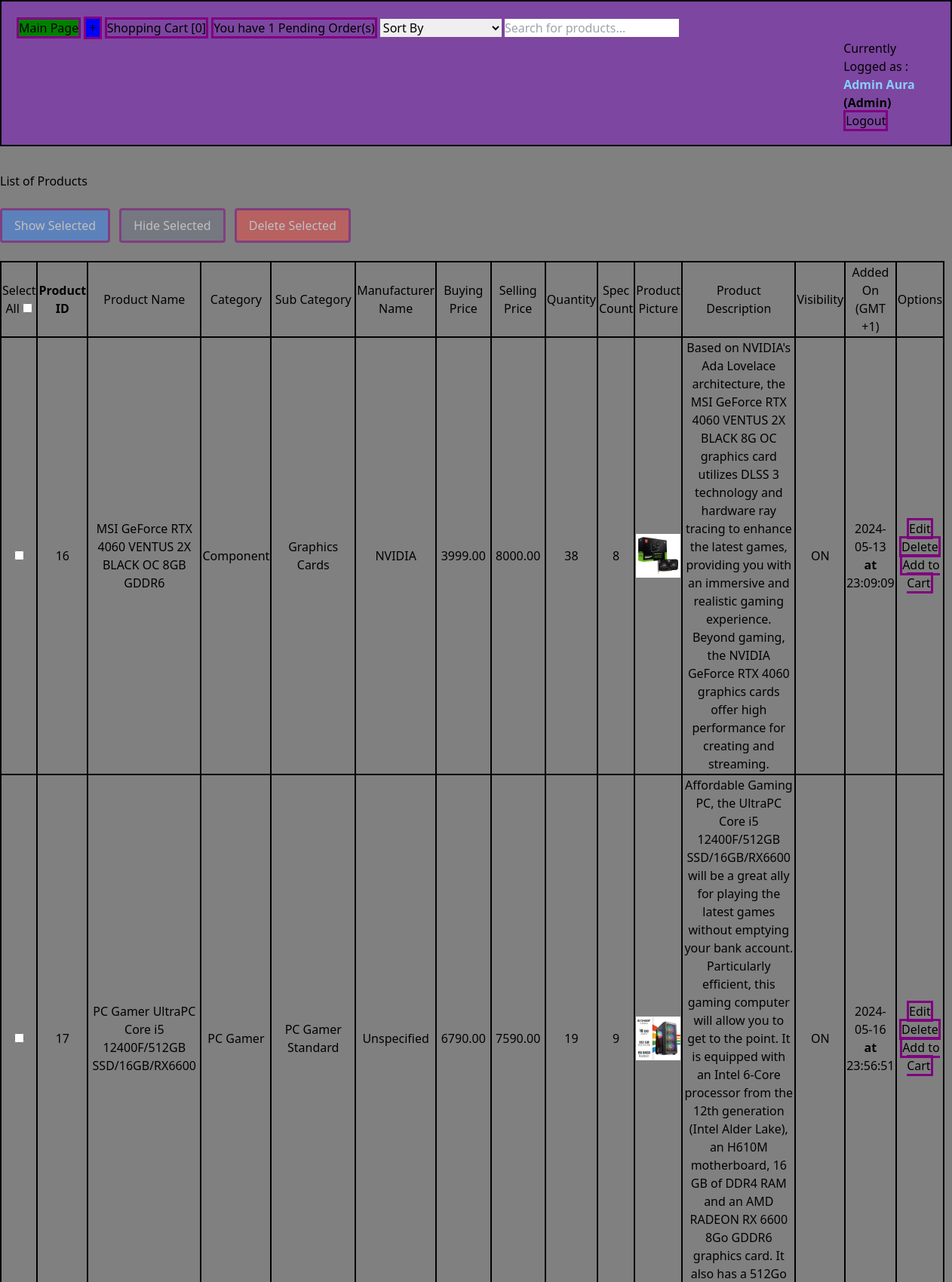
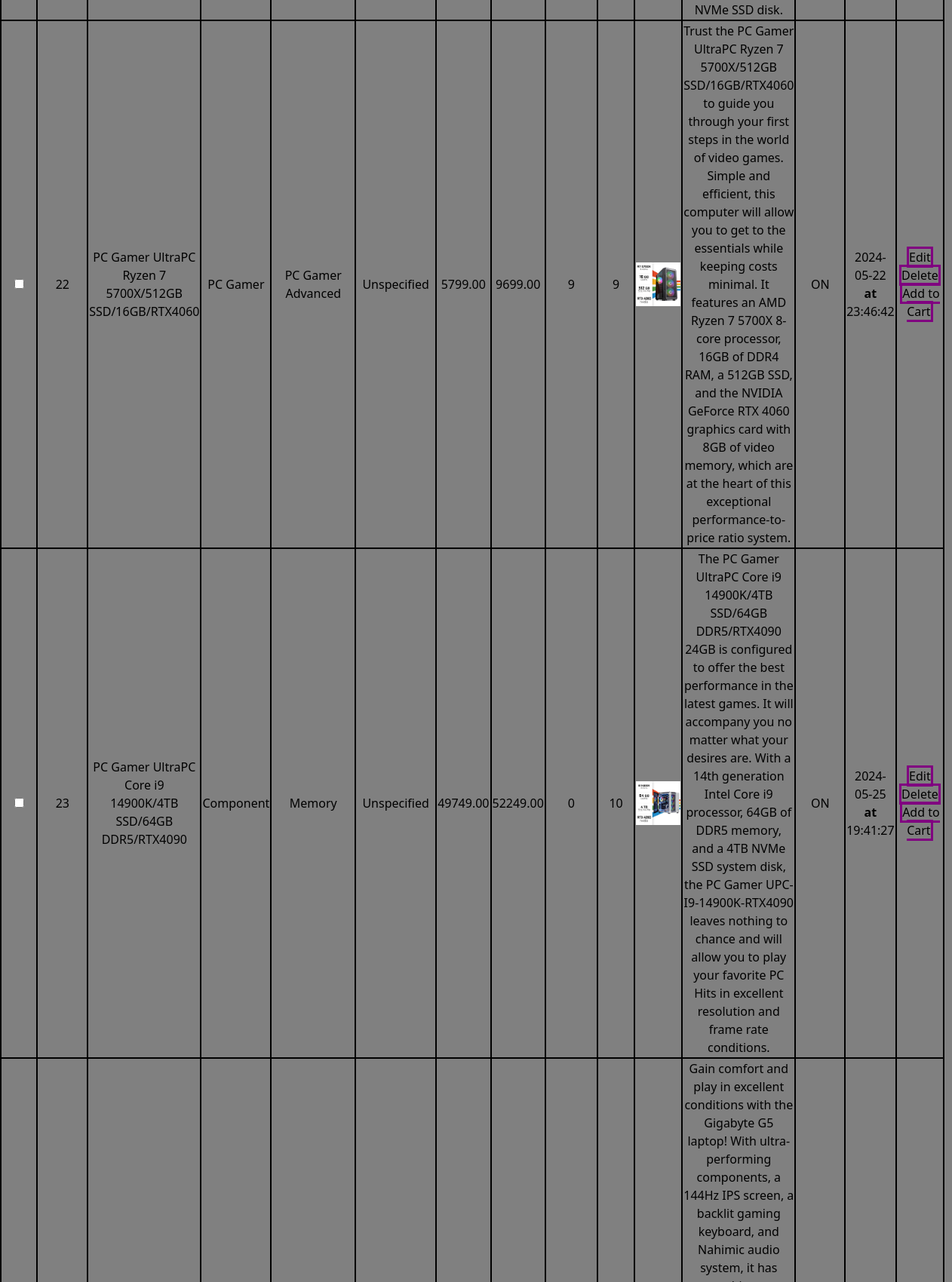
The app's page /Product/Products_List.php (signed in, upper part) with its own data (2 pictures, top to bottom).
### tables this page shows
CREATE TABLE `users` (
  `User_ID` int NOT NULL AUTO_INCREMENT,
  `User_Username` varchar(255) DEFAULT NULL,
  `User_FirstName` varchar(255) DEFAULT NULL,
  `User_LastName` varchar(255) DEFAULT NULL,
  `User_Phone` varchar(255) DEFAULT NULL,
  `User_Country` varchar(255) DEFAULT NULL,
  `User_Address` varchar(255) DEFAULT NULL,
  `User_Email` varchar(255) DEFAULT NULL,
  `User_Password` varchar(255) DEFAULT NULL,
  `User_RegisterationDate` timestamp NULL DEFAULT CURRENT_TIMESTAMP,
  `User_Role` enum('Owner','Admin','Client') NOT NULL DEFAULT 'Client',
  `Account_Status` varchar(255) DEFAULT 'Unlocked',
  PRIMARY KEY (`User_ID`),
  UNIQUE KEY `User_Username` (`User_Username`)
);

CREATE TABLE `products` (
  `Product_ID` int NOT NULL AUTO_INCREMENT,
  `Product_Name` varchar(255) DEFAULT NULL,
  `Category_ID` int DEFAULT NULL,
  `SubCategory_ID` int DEFAULT NULL,
  `Product_Desc` varchar(2000) DEFAULT NULL,
  `Manufacturer_ID` int DEFAULT NULL,
  `Buying_Price` decimal(10,2) DEFAULT NULL,
  `Selling_Price` decimal(10,2) DEFAULT NULL,
  `Product_Quantity` int DEFAULT NULL,
  `Product_Visibility` enum('Visible','Invisible') NOT NULL DEFAULT 'Visible',
  `Date_Created` timestamp NULL DEFAULT CURRENT_TIMESTAMP,
  `Product_Picture` varchar(255) DEFAULT NULL,
  `Discount_Price` decimal(10,2) DEFAULT '0.00',
  PRIMARY KEY (`Product_ID`),
  KEY `Category_ID` (`Category_ID`),
  KEY `SubCategory_ID` (`SubCategory_ID`),
  KEY `Manufacturer_ID` (`Manufacturer_ID`),
  CONSTRAINT `products_ibfk_1` FOREIGN KEY (`Category_ID`) REFERENCES `categories` (`Category_ID`),
  CONSTRAINT `products_ibfk_2` FOREIGN KEY (`SubCategory_ID`) REFERENCES `subcategories` (`SubCategory_ID`),
  CONSTRAINT `products_ibfk_3` FOREIGN KEY (`Manufacturer_ID`) REFERENCES `manufacturers` (`Manufacturer_ID`),
  CONSTRAINT `chk_buying_price` CHECK ((`Buying_Price` <= `Selling_Price`))
);

CREATE TABLE `categories` (
  `Category_ID` int NOT NULL AUTO_INCREMENT,
  `Category_Name` varchar(100) DEFAULT 'Unspecified',
  `Category_Desc` varchar(2000) DEFAULT NULL,
  PRIMARY KEY (`Category_ID`),
  UNIQUE KEY `UC_Category_Name` (`Category_Name`),
  UNIQUE KEY `Category_Name` (`Category_Name`)
);

CREATE TABLE `subcategories` (
  `SubCategory_ID` int NOT NULL AUTO_INCREMENT,
  `SubCategory_Name` varchar(100) DEFAULT NULL,
  `SubCategory_Desc` varchar(2000) DEFAULT NULL,
  `Category_ID` int DEFAULT NULL,
  PRIMARY KEY (`SubCategory_ID`),
  KEY `Category_ID` (`Category_ID`),
  CONSTRAINT `subcategories_ibfk_1` FOREIGN KEY (`Category_ID`) REFERENCES `categories` (`Category_ID`)
);

CREATE TABLE `manufacturers` (
  `Manufacturer_ID` int NOT NULL AUTO_INCREMENT,
  `Manufacturer_Name` varchar(100) DEFAULT 'Unspecified',
  `Manufacturer_Desc` varchar(2000) DEFAULT NULL,
  PRIMARY KEY (`Manufacturer_ID`)
);

### Product/Products_List.php (the view, shortened to what this page needs)
<!DOCTYPE html>
<html lang="en">
<head>
    <link href="../output.css" rel="stylesheet">
    <?php
    include_once ("../DB_Connexion.php");
    $userId = $_SESSION['User_ID'];
    $query = "SELECT User_Role, User_Username , User_FirstName , User_LastName FROM Users WHERE User_ID = :userId";
    $pdostmt = $connexion->prepare($query);
    $pdostmt->execute([':userId' => $userId]);
    if ($row = $pdostmt->fetch(PDO::FETCH_ASSOC)) {
        $userRole = $row['User_Role'];
        $User_FullName = $row['User_FirstName'] . ' ' . $row['User_LastName'];
    }
    $Order_Status = 'Cancelled by User';
    $Order_Pending = "SELECT Order_ID FROM Orders WHERE User_ID = :userId AND Order_Status != :Order_Status ";
    $pdostmt = $connexion->prepare($Order_Pending);
    $pdostmt->execute([':userId' => $userId, ':Order_Status' => $Order_Status]);
    $Order_Count = $pdostmt->rowCount();
    $query = "SELECT P.Product_ID, P.Date_Created, P.Product_Name, C.Category_Name, S.SubCategory_Name, M.Manufacturer_Name, P.Selling_Price, P.Buying_Price ,
                P.Product_Quantity, P.Product_Picture, P.Product_Desc, P.Product_Visibility
                FROM Products P
                JOIN Categories C ON P.Category_ID = C.Category_ID
                JOIN Manufacturers M ON P.Manufacturer_ID = M.Manufacturer_ID
                JOIN SubCategories S ON P.SubCategory_ID = S.SubCategory_ID
                ORDER BY P.Product_ID";
    $pdostmt = $connexion->prepare($query);
    $pdostmt->execute();
    $Shopping_Query = "SELECT sc.CartItem_ID, sc.Product_ID, sc.Quantity, p.Product_Name, p.Selling_Price, p.Product_Picture
    FROM ShoppingCart sc
    JOIN Products p ON sc.Product_ID = p.Product_ID
    WHERE sc.User_ID = :User_ID";
    $pdostmt_shopping = $connexion->prepare($Shopping_Query);
    $pdostmt_shopping->execute([':User_ID' => $userId]);
    $Cart_Count = $pdostmt_shopping->rowCount();
    ?>
</head>
<body style="padding: 0px; background-color : gray">
    <div id="HeaderPage" style="">
        <a href="../index.php" style="background-color: Green">Main Page</a>
        <a href="Products_Add.php" style="background-color: Blue; padding: 0px 4px; display: inline-block; ">+</a>
        <a href="../User/User_ShoppingCart.php">Shopping Cart [<?php echo $Cart_Count ?>]</a>
        <?php if ($Order_Pending) { ?> <a href="../User/User_OrderStatus.php">You have
                <?php echo $Order_Count ?> Pending Order(s)</a> <?php } ?>
        <select id="sortSelect" onchange="sortProducts()">
            <option value="none">Sort By</option>
        </select>
        <input type="text" id="searchInput" onkeyup="searchProducts()" placeholder="Search for products...">
        <div id="User_Management">
            <span>Currently Logged as :
                <span id="UserFirstLastName"><b><?php echo $User_FullName ?></b></span>
                <b>(<?php echo $userRole ?>)</b>
            </span>
            <a href="../User/User_Logout.php">Logout</a>
        </div>
    </div>
    <br><br>
    <div id="PageContent">
    <h1> List of Products</h1><br>
        <div class="Adjust">
            <button type="button" onclick="toggleVisibilityForSelected('Visible')"
                class="bg-blue-500 text-white px-4 py-2 rounded mr-2" id="showButton">Show Selected</button>
            <button type="button" onclick="toggleVisibilityForSelected('Invisible')"
                class="bg-gray-500 text-white px-4 py-2 rounded mr-2" id="hideButton">Hide Selected</button>
            <button type="button" onclick="deleteSelectedProducts()"
                class="bg-red-500 text-white px-4 py-2 rounded mr-2 disabled:opacity-50 cursor-pointer"
                id="deleteButton">Delete
                Selected</button>
        </div>
        <form id="productForm" method="POST">
            <table id="productTable" style="width: 99%; border: 2px solid black;">
                <tr>
                    <td>Select All <input type="checkbox" id="masterCheckbox" onclick="toggleMasterCheckbox()">
                    <td><b>Product ID</b></td>
                    <td>Product Name</td>
                    <td>Category</td>
                    <td>Sub Category</td>
                    <td>Manufacturer Name</td>
                    <td>Buying Price</td>
                    <td>Selling Price</td>
                    <td>Quantity</td>
                    <td>Spec Count</td>
                    <td>Product Picture</td>
                    <td>Product Description</td>
                    <td>Visibility</td>
                    <td>Added On (GMT +1)</td>
                    <td>Options</td>
                    <br>
                    </td>
                </tr>
                <?php
                if ($pdostmt) {
                    while ($ligne = $pdostmt->fetch(PDO::FETCH_ASSOC)):
                        $queryCountSpecs = "SELECT COUNT(*) FROM ProductSpecifications WHERE Product_ID = :productId";
                        $pdostmtCountSpecs = $connexion->prepare($queryCountSpecs);
                        $pdostmtCountSpecs->execute(["productId" => $ligne["Product_ID"]]);
                        $specCount = $pdostmtCountSpecs->fetchColumn();
                        ?>
                        <tr>
                            <td><input type="checkbox" id="productCheckbox" name="selected_products[]"
                                    value="<?php echo $ligne["Product_ID"] ?>"></td>
                            <td>
                                <?php echo $ligne["Product_ID"] ?>
                            </td>
                            <td>
                                <?php echo $ligne["Product_Name"] ?>
                            </td>
                            <td>
                                <?php echo $ligne["Category_Name"] ?>
                            </td>
                            <td>
                                <?php echo $ligne["SubCategory_Name"] ?>
                            </td>
                            <td>
                                <?php echo $ligne["Manufacturer_Name"] ?>
                            </td>
                            <td>
                                <?php echo $ligne["Buying_Price"] ?>
                            </td>
                            <td>
                                <?php echo $ligne["Selling_Price"] ?>
                            </td>
                            <td>
                                <?php echo $ligne["Product_Quantity"] ?>
                            </td>
                            <td>
                                <?php echo $specCount ?>
                            </td>
                            <td>
                                <?php
                                $imagePath = $ligne["Product_Picture"];
                                if ($imagePath && file_exists($imagePath)) {
                                    echo '<img src="' . $imagePath . '" alt="Product Image" style="width: 100px; height: auto;">';
                                } else {
                                    echo 'No Image Found';
                                }
                                ?>
                            </td>
                            <td>
                                <?php echo $ligne["Product_Desc"] ?>
                            </td>
                            <td>
                                <?php echo ($ligne["Product_Visibility"] == 'Visible') ? 'ON' : 'OFF'; ?>
                            </td>
                            <td>
                                <?php echo date('Y-m-d', strtotime($ligne["Date_Created"])) . '<br><b> at </b><br>' . date('H:i:s', strtotime($ligne["Date_Created"])); ?>
                            </td>
                            <td style="width : 5%">
                                <a href="Products_Modify.php?id=<?php echo $ligne["Product_ID"] ?>">Edit</a>
                                <a href="Products_Delete.php?id=<?php echo $ligne["Product_ID"] ?>"
                                    onclick="return confirm('Are you sure you want to delete this product?\n*Disclaimer* : This action is irreversible')">Delete</a><br>
                                <a href="Add_To_Cart.php?id=<?php echo $ligne["Product_ID"]; ?>">Add to Cart
                                </a>
                        </tr>
                    <?php endwhile;
                } ?>
            </table>
            <br>
        </form>
    </div>
</body>
</html>

### Product/Products_List.php (style rules this page uses)
tr td { border: 2px black solid; text-align: center; }
a, button { border: 3px solid purple }
.Adjust { visibility: visible; }
#UserFirstLastName { color: lightskyblue; }
#User_Management { margin-left: 90%; justify-content: space-evenly; }
#HeaderPage { border: 2px solid black; padding: 20px; position: fixed; width: 100%; top: 0; z-index: 1000; background-color: #7d46a1; }
#PageContent { margin-top: 180px; }

### records on screen
users: User_FullName "Admin Aura", User_Role "Admin"
products: Product_ID "16", Product_Name "MSI GeForce RTX 4060 VENTUS 2X BLACK OC 8GB GDDR6", Category_ID.Category_Name "Component", SubCategory_ID.SubCategory_Name "Graphics Cards", Manufacturer_ID.Manufacturer_Name "NVIDIA", Buying_Price "3999.00", Selling_Price "8000.00", Product_Quantity "38", specCount "8", Product_Picture (picture), Product_Desc "Based on NVIDIA's Ada Lovelace architecture, the MSI GeForce RTX 4060 VENTUS 2X BLACK 8G OC graphics card utilizes DLSS 3 technology and hardware ray tracing to enhance the latest games, providing you with an immersive and realistic gaming experience. Beyond gaming, the NVIDIA GeForce RTX 4060 graphics cards offer high performance for creating and streaming.", Product_Visibility "ON", Date_Created "2024-05-13", Date_Created "23:09:09"
products: Product_ID "17", Product_Name "PC Gamer UltraPC Core i5 12400F/512GB SSD/16GB/RX6600", Category_ID.Category_Name "PC Gamer", SubCategory_ID.SubCategory_Name "PC Gamer Standard", Manufacturer_ID.Manufacturer_Name "Unspecified", Buying_Price "6790.00", Selling_Price "7590.00", Product_Quantity "19", specCount "9", Product_Picture (picture), Product_Desc "Affordable Gaming PC, the UltraPC Core i5 12400F/512GB SSD/16GB/RX6600 will be a great ally for playing the latest games without emptying your bank account. Particularly efficient, this gaming computer will allow you to get to the point. It is equipped with an Intel 6-Core processor from the 12th generation (Intel Alder Lake), an H610M motherboard, 16 GB of DDR4 RAM and an AMD RADEON RX 6600 8Go GDDR6 graphics card. It also has a 512Go NVMe SSD disk.", Product_Visibility "ON", Date_Created "2024-05-16", Date_Created "23:56:51"
products: Product_ID "22", Product_Name "PC Gamer UltraPC Ryzen 7 5700X/512GB SSD/16GB/RTX4060", Category_ID.Category_Name "PC Gamer", SubCategory_ID.SubCategory_Name "PC Gamer Advanced", Manufacturer_ID.Manufacturer_Name "Unspecified", Buying_Price "5799.00", Selling_Price "9699.00", Product_Quantity "9", specCount "9", Product_Picture (picture), Product_Desc "Trust the PC Gamer UltraPC Ryzen 7 5700X/512GB SSD/16GB/RTX4060 to guide you through your first steps in the world of video games. Simple and efficient, this computer will allow you to get to the essentials while keeping costs minimal. It features an AMD Ryzen 7 5700X 8-core processor, 16GB of DDR4 RAM, a 512GB SSD, and the NVIDIA GeForce RTX 4060 graphics card with 8GB of video memory, which are at the heart of this exceptional performance-to-price ratio system.", Product_Visibility "ON", Date_Created "2024-05-22", Date_Created "23:46:42"
products: Product_ID "23", Product_Name "PC Gamer UltraPC Core i9 14900K/4TB SSD/64GB DDR5/RTX4090", Category_ID.Category_Name "Component", SubCategory_ID.SubCategory_Name "Memory", Manufacturer_ID.Manufacturer_Name "Unspecified", Buying_Price "49749.00", Selling_Price "52249.00", Product_Quantity "0", specCount "10", Product_Picture (picture), Product_Desc "The PC Gamer UltraPC Core i9 14900K/4TB SSD/64GB DDR5/RTX4090 24GB is configured to offer the best performance in the latest games. It will accompany you no matter what your desires are. With a 14th generation Intel Core i9 processor, 64GB of DDR5 memory, and a 4TB NVMe SSD system disk, the PC Gamer UPC-I9-14900K-RTX4090 leaves nothing to chance and will allow you to play your favorite PC Hits in excellent resolution and frame rate conditions.", Product_Visibility "ON", Date_Created "2024-05-25", Date_Created "19:41:27"

### other values on screen
$Cart_Count "0"
$Order_Count "1"
